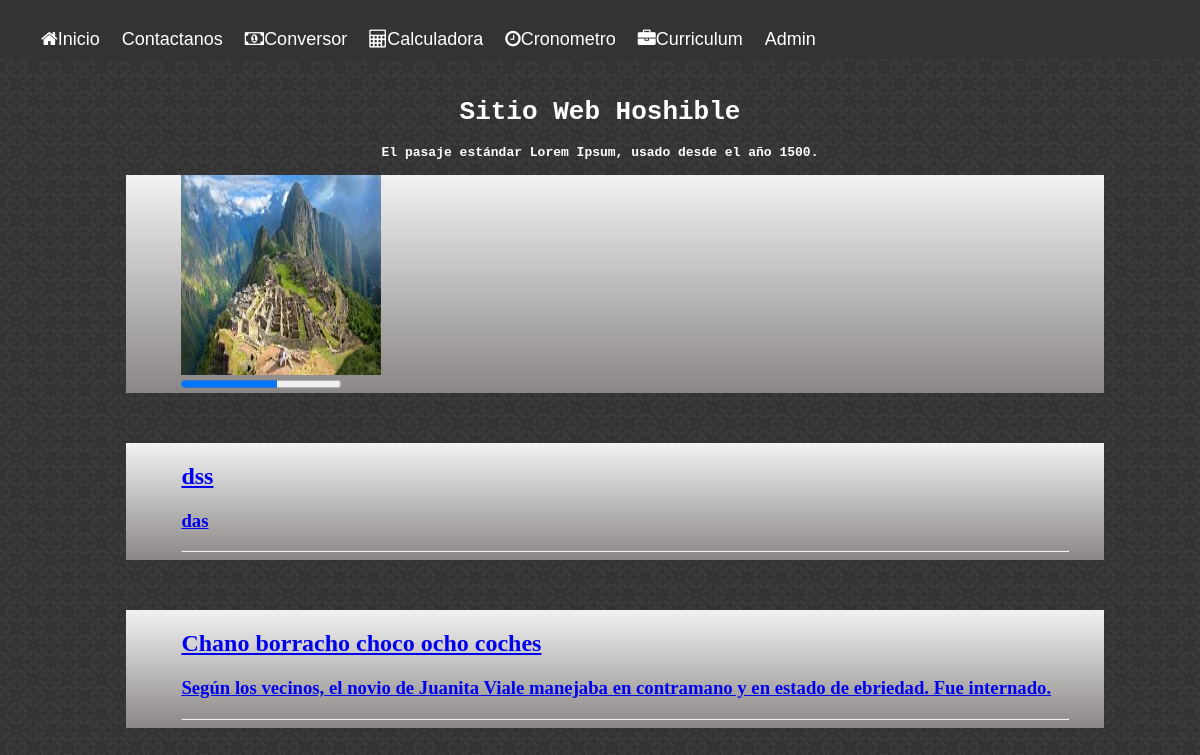
The page / on the database its author committed.
### blog/models.py (models this page shows, shortened)
class Entrada(models.Model):
	class Meta:
		verbose_name = "Mi Entrada"
		verbose_name_plural = "Todas mis entradas"
		ordering=['-fecha']
	titulo = models.CharField(u'Título', max_length=100)
	fecha = models.DateTimeField(u'Fecha del Post',auto_now_add=True)
	resumen= models.CharField(u'Resumen',max_length=512)
	contenido = models.TextField(u'Contenido')

### blog/views.py (the view)
# urls.py: url(r'^$', 'blog.views.home', name='home'),
def home(request):
	context = RequestContext(request)
	posts = Entrada.objects.all()
	return render_to_response('SitioWebHoshible.html',{'posts':posts}, context)

### blog/templates/SitioWebHoshible.html (shortened to what this page needs)
{% extends 'base.html' %}
{% load staticfiles %}
{% block content %}
	<br>
	<br>
	<br>
	<br>
        <div class="header">
            <h1 align=center><font color = white>Sitio Web Hoshible</font></b></h1>
            <b><font color = white>El pasaje estándar Lorem Ipsum, usado desde el año 1500.</font></b>
			<br>
			<br>
        </div>
	<div class="content">
 		<div style="height: 200px; width: 200px;"><img src="{% static 'img/01.jpg' %}" id="image" width=200 height = 200 ALIGN=right /></div>
		<progress id="bar" value="0" max="100"></progress>
	</div>
	{% for post in posts %}
        <div class="content">
		<a href="{% url 'app_blog:vermipost' post.id %}">
		<h2 class="post-title">
			{{post.titulo}}
		</h2>
                <h3 class="post-subtitle">
                	{{post.resumen}}
                </h3>
		</a>
		<hr>
	</div>
        {% endfor %}
	{% endblock %}

### blog/static/css/Style.css (style rules this page uses)
.header { text-align: center; font-family:monospace; }
.content { background:-webkit-linear-gradient(#F2F2F2, #8A8685); background:-moz-linear-gradient(#F2F2F2, #8A8685); background:linear-gradient(#F2F2F2, #8A8685) z-index:2; width: 75%; float:left; margin-left:10%; padding-left: 55px; padding-right: 35px; margin-bottom: 50px; }

### blog/static/css/StyleCambioMoneda.css (style rules this page uses)
.header { text-align: center; font-family:monospace; }

### rows shown on the page
Entrada: titulo "dss", resumen "das"
Entrada: titulo "Chano borracho choco ocho coches", resumen "Según los vecinos, el novio de Juanita Viale manejaba en contramano y en estado de ebriedad. Fue internado."
